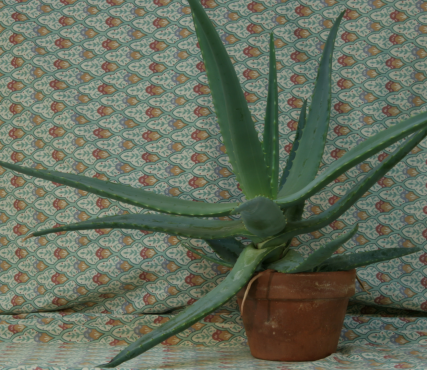
#> input picture Project_Image_Depth_Estimation/problem02/Aloe/Aloe_left_1.png, 427 x 370 px, found by its file name
$ jupyter execute depth_image_estimation_problem03.ipynb
#> lines starting #> are read from the running program, lines starting #| are printed output that depends on the picture
#> further down, left is the input picture: shape (370, 427, 3); mean B, G, R 91.9, 108.9, 100.1
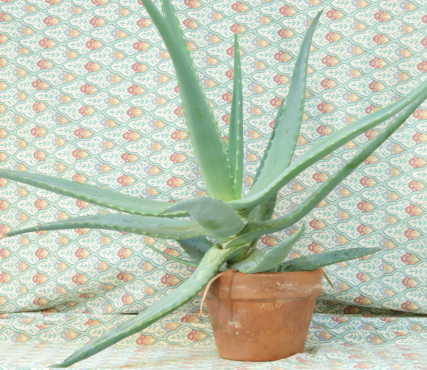
#> input picture Project_Image_Depth_Estimation/problem02/Aloe/Aloe_right_2.png, 427 x 370 px, found by its file name
#> further down, right is the input picture: shape (370, 427, 3); mean B, G, R 180.6, 199.7, 190
1. Cài đặt thuật toán

[cell 1]
import cv2
import numpy as np
from google.colab.patches import cv2_imshow

[cell 2]
def l1_distance(x, y):
    return abs(x - y)

def l2_distance(x, y):
    return (x - y) ** 2

[cell 3]
def window_based_matching_l1(left_img, right_img, disparity_range, kernel_size=5, save_result=True):
    # Read left, right images then convert to grayscale
#> called with left_img = 'Aloe/Aloe_left_1.png', right_img = 'Aloe/Aloe_right_2.png', disparity_range = 64, kernel_size = 5, save_result = False
    left  = cv2.imread(left_img, 0)
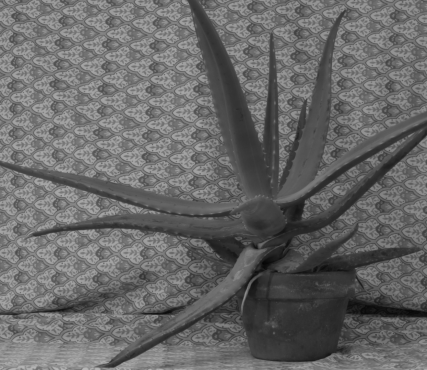
#> left: shape (370, 427); min 4, max 184, mean 103.8
    right = cv2.imread(right_img, 0)
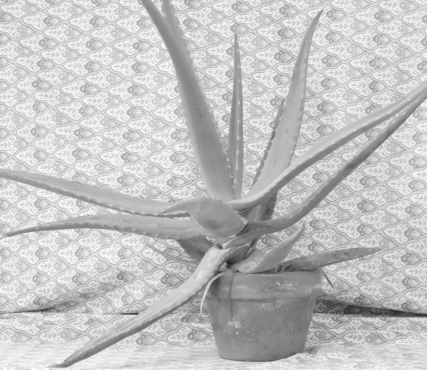
#> right: shape (370, 427); min 31, max 253, mean 194.2

    left  = left.astype(np.float32)
    right = right.astype(np.float32)

    height, width = left.shape[:2]
#> height = 370; width = 427

    # Create blank disparity map
    depth = np.zeros((height, width), np.uint8)

    kernel_half = int((kernel_size - 1) / 2)
    scale = 3
    max_value = 255 * 9

    for y in range(kernel_half, height-kernel_half + 1):
        for x in range(kernel_half, width-kernel_half + 1):

            # Find j where cost has minimum value
            disparity = 0
            cost_min  = 65534

            for j in range(disparity_range):
                total = 0
                value = 0

                for v in range(-kernel_half, kernel_half):
                    for u in range(-kernel_half, kernel_half):
                        value = max_value
                        if (x + u - j) >= 0:
                            value = l1_distance(int(left[y + v, x + u]),  int(right[y + v, (x + u) - j]))
                        total += value

                if total < cost_min:
                    cost_min = total
                    disparity = j

            # Let depth at (y, x) = j (disparity)
            # Multiply by a scale factor for visualization purpose
            depth[y, x] = disparity * scale
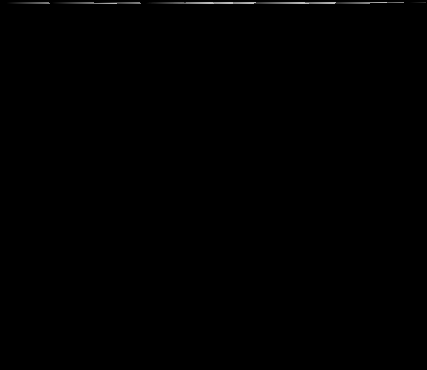
#> depth: shape (370, 427); min 0, max 189, mean 0.5

    if save_result == True:
        print('Saving result...')
        # Save results
        cv2.imwrite(f'window_based_l1.png', depth)
        cv2.imwrite(f'window_based_l1_color.png', cv2.applyColorMap(depth, cv2.COLORMAP_JET))

    print('Done.')

    return depth

[cell 4]
# [52 lines left out: function window_based_matching_l2, not called in this run]

[cell 5]
left_img_path = 'Aloe/Aloe_left_1.png'
right_img_path = 'Aloe/Aloe_right_2.png'
disparity_range = 64
kernel_size = 5

left = cv2.imread(left_img_path)
right = cv2.imread(right_img_path)

cv2_imshow(left)
cv2_imshow(right)
